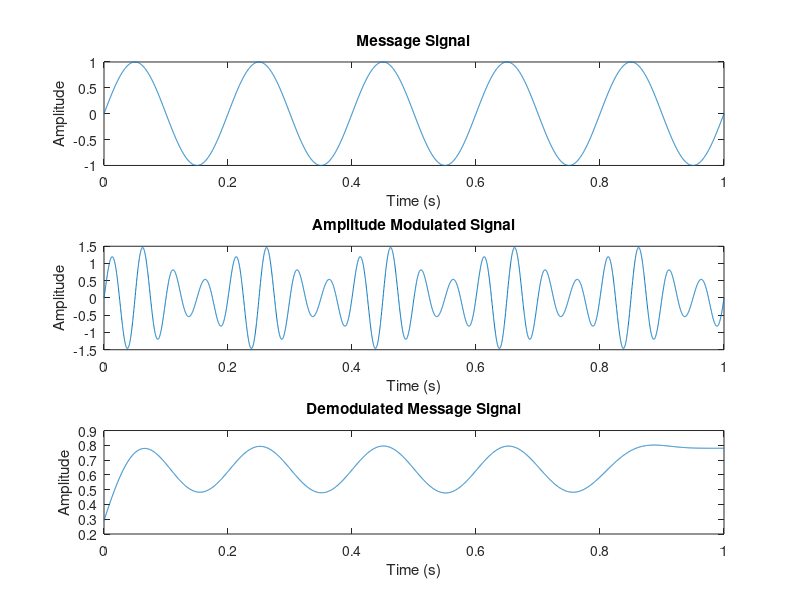

This chart was generated by the following MATLAB code:
% Amplitude Modulation (AM) Example

% Parameters
carrier_frequency = 20; % Carrier frequency in Hertz
message_frequency = 5; % Message signal frequency in Hertz
amplitude_modulation_index = 0.5; % Modulation index (0 to 1)

% Time settings
duration = 1; % Duration of the signal in seconds
sampling_frequency = 5000; % Sampling frequency in Hertz

% Generate time vector
t = linspace(0, duration, duration * sampling_frequency);

% Generate message signal (sine wave)
message_signal = sin(2 * pi * message_frequency * t);

% Generate carrier signal (sine wave)
carrier_signal = sin(2 * pi * carrier_frequency * t);

% Perform amplitude modulation
am_signal = (1 + amplitude_modulation_index * message_signal) .* carrier_signal;

% Plot the signals
figure;

subplot(3, 1, 1);
plot(t, message_signal);
title('Message Signal');
xlabel('Time (s)');
ylabel('Amplitude');

subplot(3, 1, 2);
plot(t, am_signal);
title('Amplitude Modulated Signal');
xlabel('Time (s)');
ylabel('Amplitude');

[b, a] = butter(5, message_frequency*2/sampling_frequency,"low");

% Demodulate the AM signal using envelope detection
demodulated_envelope = abs(am_signal);

demodulated_signal = filtfilt(b, a, demodulated_envelope);
% demodulated_signal = demod(am_signal,carrier_frequency,sampling_frequency,"am");

% Plot the demodulated signal
subplot(3,1,3);
plot(t, demodulated_signal);
title('Demodulated Message Signal');
xlabel('Time (s)');
ylabel('Amplitude');
